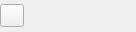
<?xml version="1.0" encoding="UTF-8"?>
<ui version="4.0">
 <class>PatrolButtonGroup</class>
 <widget class="QWidget" name="PatrolButtonGroup">
  <property name="geometry">
   <rect>
    <x>0</x>
    <y>0</y>
    <width>136</width>
    <height>32</height>
   </rect>
  </property>
  <property name="windowTitle">
   <string>Form</string>
  </property>
  <layout class="QHBoxLayout" name="horizontalLayout">
   <property name="spacing">
    <number>9</number>
   </property>
   <property name="leftMargin">
    <number>0</number>
   </property>
   <property name="topMargin">
    <number>0</number>
   </property>
   <property name="rightMargin">
    <number>0</number>
   </property>
   <property name="bottomMargin">
    <number>0</number>
   </property>
   <item>
    <widget class="QToolButton" name="toolButton_play">
     <property name="styleSheet">
      <string notr="true">QToolButton[state=&quot;play&quot;]
{
	border: 0px;
	border-image: url(:/ptz/ptz/patrolBegin_gray.png);
}
QToolButton[state=&quot;play&quot;]:hover
{
	border-image: url(:/ptz/ptz/play_hover.png);
}
QToolButton[state=&quot;play&quot;]:pressed
{
	border-image: url(:/ptz/ptz/patrolBegin_gray.png);
}
QToolButton[state=&quot;stop&quot;]
{
	border: 0px;
	border-image: url(:/ptz/ptz/patrolStop_gray.png);
}
QToolButton[state=&quot;stop&quot;]:hover
{
border-image: url(:/ptz/ptz/patrolStop_hover.png);
}
QToolButton[state=&quot;stop&quot;]:pressed
{
	border-image: url(:/ptz/ptz/patrolStop_gray.png);
}
QToolButton:disabled
{
	border-image: none;
}</string>
     </property>
     <property name="text">
      <string/>
     </property>
     <property name="state" stdset="0">
      <string>play</string>
     </property>
    </widget>
   </item>
   <item>
    <widget class="QToolButton" name="toolButton_setting">
     <property name="styleSheet">
      <string notr="true">QToolButton
{
	border: 0px;
	border-image: url(:/ptz/ptz/patrolSetting_gray.png);
}
QToolButton:hover
{
border-image: url(:/ptz/ptz/patrolSetting_hover.png);
}
QToolButton:pressed
{
	border-image: url(:/ptz/ptz/patrolSetting_gray.png);
}
QToolButton:disabled
{
	border-image: none;
}</string>
     </property>
     <property name="text">
      <string/>
     </property>
    </widget>
   </item>
   <item>
    <widget class="QToolButton" name="toolButton_delete">
     <property name="styleSheet">
      <string notr="true">QToolButton
{
	border: 0px;
	border-image: url(:/ptz/ptz/patrolDelete_gray.png);
}
QToolButton:hover
{
	border-image: url(:/ptz/ptz/delete_hover.png);
}
QToolButton:pressed
{
	border-image: url(:/ptz/ptz/patrolDelete_gray.png);
}
QToolButton:disabled
{
	border-image: none;
}</string>
     </property>
     <property name="text">
      <string/>
     </property>
    </widget>
   </item>
   <item>
    <spacer name="horizontalSpacer">
     <property name="orientation">
      <enum>Qt::Horizontal</enum>
     </property>
     <property name="sizeHint" stdset="0">
      <size>
       <width>40</width>
       <height>20</height>
      </size>
     </property>
    </spacer>
   </item>
  </layout>
 </widget>
 <resources/>
 <connections/>
</ui>
